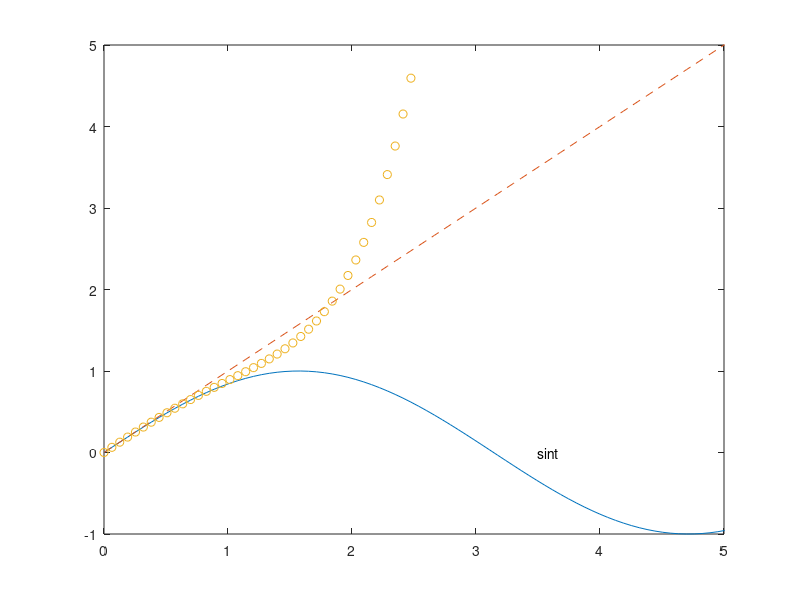

Recreate this plot in MATLAB. (Note: this script raises an error after producing the figure.)
clear all;
close all;
t=linspace(0,2*pi,100);
y=sin(t);
y1=t;
y2=t-(t.^3/6)+(t.^5/20);
plot(t,y,t,y1,'--',t,y2,'o');
axis([0 5 -1 5]);
text(3.5,0,'sint');
gtext('linear approximation');
gtext('t')